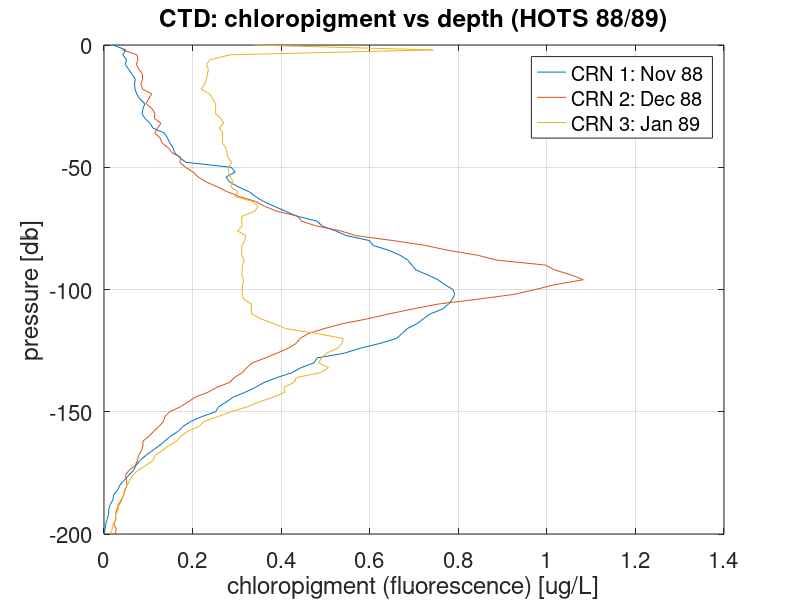

Source code (MATLAB): (Note: this script raises an error after producing the figure.)
% File to open and examine HOTS chloropigment data (1988 - 2021).

% Clear/close unnecessary code, variables, etc.
close all; clc; clear;

% Set Figure Parameters
set(groot,'defaultAxesXGrid','on');
set(groot,'defaultAxesYGrid','on');
set(groot, 'defaultFigureUnits', 'centimeters', 'defaultFigurePosition', [5 5 40 15]);
set(0,'defaultAxesFontSize',16);

%% Open data file and extract variables
data = importdata('data/hots-chloropigment.txt').data;

crn = data(:,1);
day = data(:,2);
pressure = data(:,3);
chloro = data(:,4);

% Set -9 = NaN; remove negative values
chloro(chloro==-9) = NaN;
chloro(chloro<0) = 0;
%% Examine First Days of Data

ax1 = figure;
plot(chloro(1:101),-pressure(1:101),'DisplayName','CRN 1: Nov 88');
hold on
plot(chloro(102:202),-pressure(102:202),'DisplayName','CRN 2: Dec 88');
plot(chloro(203:303),-pressure(203:303),'DisplayName','CRN 3: Jan 89');
hold off
legend();
ylabel('pressure [db]');
xlabel('chloropigment (fluorescence) [ug/L]');
title('CTD: chloropigment vs depth (HOTS 88/89)');

exportgraphics(ax1,'figures/ctd-day-1.png');

%% Fluorescence Depth- and Time-Series (1988-2022): Eulerian View

chloro2D = reshape(chloro,101,[]);
days = day + datetime(1988,09,30);
days = reshape(days,101,[]);
pres = reshape(pressure,101,[]);

[t_grid,p_grid] = meshgrid(datenum(days(1,:)),pres(:,1));
time = datetime(t_grid(1,:),'ConvertFrom','datenum');


ax2 = figure;
contourf(t_grid,p_grid,chloro2D,0:0.14:1.4,'LineColor','auto');
set(gca,'Ydir','reverse')
datetick('x','yyyy mmm','keeplimits');
colormap(flipud(cbrewer2('Spectral')));
c = colorbar;
c.Label.String = 'chloropigment (fluorescence) [ug/L]';
xlabel('Time');
ylabel('Depth [db]');
title('Chloropigment: 1988 - 2021 (Eulerian)');

exportgraphics(ax2,'figures/fluorescence-1988-2021_eulerianView.png');

%% Normalised Chloropigment Depth- and Time-Series (1988-2020): Eulerian

for j=1:329
    chloro2D_n(:,j) = chloro2D(:,j)/max(chloro2D(:,j));
end

ax2a = figure;
contourf(t_grid,p_grid,chloro2D_n,'LineColor','auto');
set(gca,'Ydir','reverse')
datetick('x','yyyy mmm','keeplimits');
colormap(flipud(cbrewer2('Spectral')));
c = colorbar;
c.Label.String = 'chloropigment, normalised relative to DCM at each time';
xlabel('Time');
ylabel('Depth [db]');
title('Chloropigment: 1988 - 2021 (Eulerian, Normalised)');

exportgraphics(ax2a,'figures/fluorescence_norm-1988-2021_eulerianView.png');

% Test normalisation
assert(max(max(chloro2D_n)) == 1); % Throws error if not equal to one
assert(min(min(chloro2D_n)) == 0); % Throws error if not equal to zero

%% Kurtosis and Skewness across depth for (normalised) chloropigment depth- and time-series (Eulerian)

kurt_chl = kurtosis(chloro2D);
skew_chl = skewness(chloro2D);

kurt_chl_rm = movmean(kurt_chl,10);
skew_chl_rm = movmean(skew_chl,10);
% The normalised data of course has the same kurtosis and skewness
% kurt_chl_n = kurtosis(chloro2D_n);
% skew_chl_n = skewness(chloro2D_n);

ax2b = figure;
plot(time,kurt_chl,'DisplayName','Kurtosis');
hold on
plot(time,kurt_chl_rm,'DisplayName','~12mth running-mean (10-point centred moving average');
% plot(t_grid(1,:),kurt_chl_n,'DisplayName','Kurtosis (Norm)');
yline(3,':','DisplayName','Normal Distribution');
hold off
legend();
title('Kurtosis: Chloropigments, 1988-2021 (Eulerian)');

exportgraphics(ax2b,'figures/fluorescence_norm-1988-2021_eulerianKurtosis.png');

ax2c = figure;
plot(time,skew_chl,'DisplayName','Skewness');
hold on
plot(time,skew_chl_rm,'DisplayName','~12mth running mean (10-point centred moving average)');
hold off
% plot(t_grid(1,:),skew_chl_n,'DisplayName','Skewness (norm)');
legend();
datetick('x','yyyy mmm','keeplimits');
title('Skewness: Chloropigments, 1988-2021 (Eulerian)');

exportgraphics(ax2c,'figures/fluorescence_norm-1988-2021_eulerianSkewness.png');


%% Fluorescence Depth- and Time-Series (1988-2022): Lagrangian View

% Find the DCM
for i=1:329
    [val(i),idx(i)] = max(chloro2D(:,i));
end

% Put pressure in terms of DCM
for i = 1:329
    p_lang(:,i) = pres(:,i) - pres(idx(i),i);
end

% Put fluorescence in terms of DCM
% Shift the original fluorescence data such that the DCM is centred
chloro_lang = zeros(101,329);
midpt = 51;
offset = midpt - idx;

for i = 1:329
    chloro_lang(:,i) = circshift(chloro2D(:,i),offset(i));
    if offset(i) > -1 && offset(i) < 40
        disp(i);
        chloro_lang(1:offset(i),i) = NaN;
    elseif offset(i) == -1
        chloro_lang(end,i) = NaN;
    elseif offset(i) < -1 && offset(i) > -40
        disp(i);
        chloro_lang((end+offset(i)):end,i) = NaN;
    elseif abs(offset(i)) > 40
        chloro_lang(:,i) = NaN;
    end
end

% Create meshgrid for time and pressure in Lagrangian view
[t_lang_grid,p_lang_grid] = meshgrid(datenum(days(1,:)),pres(:,1)-100);

% Make a filled contour plot of the DCM in the Lagrangian perspective
ax3 = figure;
contourf(t_lang_grid,p_lang_grid,chloro_lang,0:0.14:1.4,'LineColor','auto');
set(gca,'Ydir','reverse')
datetick('x','yyyy mmm','keeplimits');
colormap(flipud(cbrewer2('Spectral')));
c = colorbar;
c.Label.String = 'chloropigment (fluorescence) [ug/L]';
xlabel('Time');
ylabel('Depth [db]');
title('Chloropigment: 1988 - 2021 (Lagrangian)');

exportgraphics(ax3,'figures/fluorescence-1988-2021_lagrangianView.png');

%% Lagrangian, Normalised

for j=1:329
    chloro_lang_n(:,j) = chloro_lang(:,j)/max(chloro_lang(:,j));
end

ax3a = figure;
contourf(t_lang_grid,p_lang_grid,chloro_lang_n,'LineColor','auto');
set(gca,'Ydir','reverse')
datetick('x','yyyy mmm','keeplimits');
colormap(flipud(cbrewer2('Spectral')));
c = colorbar;
c.Label.String = 'chloropigment, normalised relative to DCM';
xlabel('Time');
ylabel('Depth [db]');
title('Chloropigment: 1988 - 2021 (Lagrangian, Normalised)');

exportgraphics(ax3a,'figures/fluorescence_norm-1988-2021_lagrangianView.png');

%% Kurtosis and Skewness across depth for normalised chloropigment depth- and time-series (Lagrangian)

kurt_chl_lang = kurtosis(chloro_lang);
kurt_chl_lang_rm = movmean(kurt_chl_lang,10);
skew_chl_lang = skewness(chloro_lang);
skew_chl_lang_rm = movmean(skew_chl_lang,10);

% Again the normalised data exhibits the same kurtosis and skew as the
% non-normalised data
% kurt_chl_lang_n = kurtosis(chloro_lang_n);
% skew_chl_lang_n = skewness(chloro_lang_n);

ax3b = figure;
plot(time,kurt_chl_lang,'DisplayName','Kurtosis');
hold on
plot(time,kurt_chl_lang_rm,'DisplayName','~12mth running mean (10-point centred moving average');
% plot(t_grid(1,:),kurt_chl_lang_n,'DisplayName','Kurtosis (norm)');
yline(3,':','DisplayName','Normal Distribution');
hold off
legend();
datetick('x','yyyy mmm','keeplimits');
title('Kurtosis: Chloropigments, 1988-2021 (Lagrangian)');

exportgraphics(ax3b,'figures/fluorescence_norm-1988-2021_lagrangianKurtosis.png');

ax3c = figure;
plot(time,skew_chl_lang,'DisplayName','Skewness');
hold on
plot(time,skew_chl_lang_rm,'DisplayName','~12mth running mean (10-point centred moving average)');
% plot(t_grid(1,:),skew_chl_lang_n,'DisplayName','Skewness (norm)');
hold off
legend();
datetick('x','yyyy mmm','keeplimits');
title('Skewness: Chloropigments, 1988-2021 (Lagrangian)');

exportgraphics(ax3c,'figures/fluorescence_norm-1988-2021_lagrangianSkewness.png');

%% Histograms at Depth

set(groot, 'defaultFigureUnits', 'centimeters', 'defaultFigurePosition', [5 5 35 20]);
nbins = 25; 

% Eulerian
[histFreq,histXout] = hist(chloro2D(6,:),nbins);
[histFreq36,histXout36] = hist(chloro2D(36,:),nbins);
[histFreq62,histXout62] = hist(chloro2D(62,:),nbins);

% Lagrangian
[histFreqL,histXoutL] = hist(chloro_lang(2,:),nbins);
[histFreq26L,histXout26L] = hist(chloro_lang(26,:),nbins);
[histFreq45L,histXout45L] = hist(chloro_lang(45,:),nbins);
[histFreq12L,histXout12L] = hist(chloro_lang(58,:),nbins);
[histFreq50L,histXout50L] = hist(chloro_lang(77,:),nbins);

ax4 = figure;
sgtitle('Histograms of Concentration at Different Depths','FontSize',20);
subplot(2,2,1)
bar(histXout, histFreq/sum(histFreq),'DisplayName','10 db');
hold on
bar(histXout36,histFreq36/sum(histFreq36),'DisplayName','70 db');
bar(histXout62,histFreq62/sum(histFreq62),'DisplayName','122 db');
legend();
xlabel('chloropigment (\mu g L^{-1})');
ylabel('Frequency');
title('Frequency of Concentration (Eulerian)');

subplot(2,2,2)
bar(log(histXout), histFreq/sum(histFreq),'DisplayName','10 db');
hold on
bar(log(histXout36),histFreq36/sum(histFreq36),'DisplayName','70 db');
bar(log(histXout62),histFreq62/sum(histFreq62),'DisplayName','122 db');
legend();
xlabel('chloropigment (\mu g L^{-1})');
ylabel('Frequency');
title('Frequency of Log-Concentration (Eulerian)');

subplot(2,2,3)
bar(histXoutL, histFreqL/sum(histFreqL),'DisplayName','-100 db');
hold on
bar(histXout26L,histFreq26L/sum(histFreq26L),'DisplayName','-50 db');
bar(histXout45L,histFreq45L/sum(histFreq45L),'DisplayName','-12 db');
bar(histXout12L,histFreq12L/sum(histFreq12L),'DisplayName','+12 db');
bar(histXout50L,histFreq50L/sum(histFreq50L),'DisplayName','+50 db');
legend();
xlabel('chloropigment (\mu g L^{-1})');
ylabel('Frequency');
title('Frequency of Log-Concentration (Lagrangian)');

subplot(2,2,4)
bar(log(histXoutL), histFreqL/sum(histFreqL),'DisplayName','-100 db');
hold on
bar(log(histXout26L),histFreq26L/sum(histFreq26L),'DisplayName','-50 db');
bar(log(histXout45L),histFreq45L/sum(histFreq45L),'DisplayName','-12 db');
bar(log(histXout12L),histFreq12L/sum(histFreq12L),'DisplayName','+12 db');
bar(log(histXout50L),histFreq50L/sum(histFreq50L),'DisplayName','+50 db');
legend();
xlabel('chloropigment (\mu g L^{-1})');
ylabel('Frequency');
title('Frequency of Log-Concentration (Lagrangian)');

exportgraphics(ax4,'figures/hist_chloropig_selectDepths_1989-2021.png');